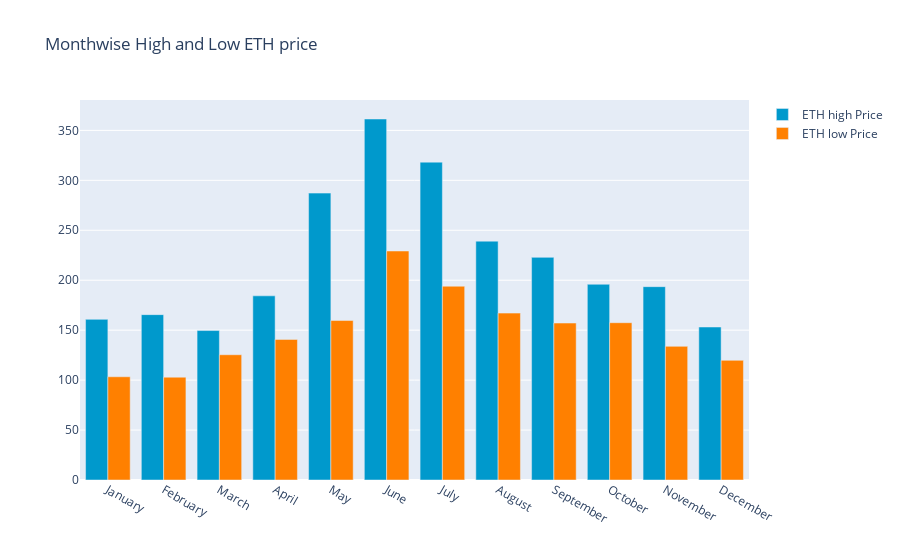

Write notebook code for a chart like this one.
### Code cell
y_2019.groupby(y_2019['Date'].dt.strftime('%B'))['Low'].min()
monthwise_high = y_2019.groupby(maindf['Date'].dt.strftime('%B'))['High'].max()
monthwise_high = monthwise_high.reindex(new_order, axis=0)

monthwise_low = y_2019.groupby(y_2019['Date'].dt.strftime('%B'))['Low'].min()
monthwise_low = monthwise_low.reindex(new_order, axis=0)

fig = go.Figure()
fig.add_trace(go.Bar(
    x=monthwise_high.index,
    y=monthwise_high,
    name='ETH high Price',
    marker_color='rgb(0, 153, 204)'
))
fig.add_trace(go.Bar(
    x=monthwise_low.index,
    y=monthwise_low,
    name='ETH low Price',
    marker_color='rgb(255, 128, 0)'
))

fig.update_layout(barmode='group', 
                  title=' Monthwise High and Low ETH price')
fig.show()

### Figure 1 — Plotly figure (JSON) as saved in the notebook; plotly's stock layout.template omitted (floating-point values rounded to 4 significant figures)
{"data": [{"marker": {"color": "rgb(0, 153, 204)"}, "name": "ETH high Price", "type": "bar", "x": ["January", "February", "March", "April", "May", "June", "July", "August", "September", "October", "November", "December"], "y": [160.8, 165.5, 149.6, 184.4, 287.2, 361.4, 318.2, 239.1, 222.9, 195.9, 193.5, 153.2]}, {"marker": {"color": "rgb(255, 128, 0)"}, "name": "ETH low Price", "type": "bar", "x": ["January", "February", "March", "April", "May", "June", "July", "August", "September", "October", "November", "December"], "y": [103.3, 102.9, 125.4, 140.7, 159.7, 229.3, 194.0, 167.1, 157.1, 157.5, 133.8, 119.8]}], "layout": {"barmode": "group", "title": {"text": " Monthwise High and Low ETH price"}, "xaxis": {"autorange": true, "range": [-0.5, 11.5], "type": "category"}, "yaxis": {"autorange": true, "range": [0, 380.4], "type": "linear"}}}
